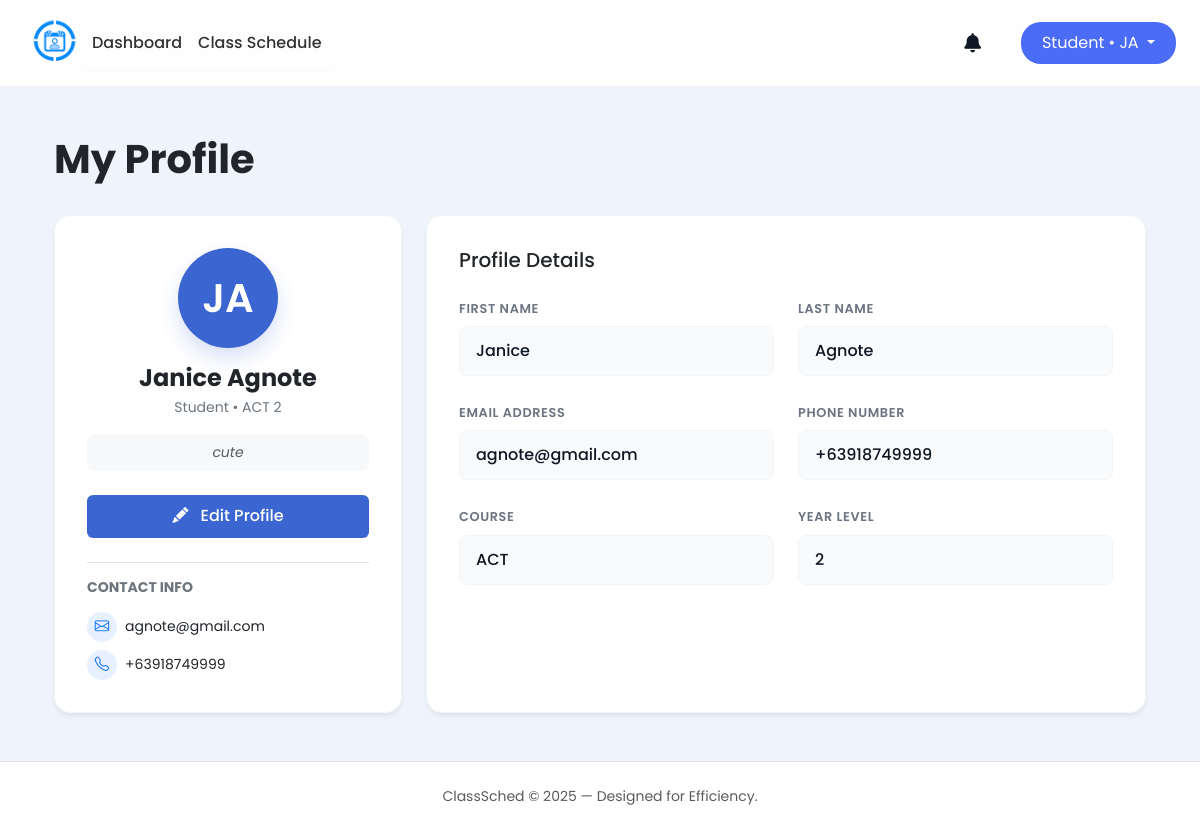
The app's page /src/student_profile.php (signed in) with its own data.
### tables this page shows
CREATE TABLE students (
        id INTEGER PRIMARY KEY AUTOINCREMENT,
        user_id INTEGER UNIQUE,
        student_number TEXT(50) NOT NULL,
        last_name TEXT(50) NOT NULL,
        first_name TEXT(50),
        middle_name TEXT(50),
        age INTEGER,
        phone_number TEXT(20),
        course_id INTEGER NOT NULL,
        year_level INTEGER,
        email TEXT(255) UNIQUE,
        last_notification_check DATETIME DEFAULT "1970-01-01 00:00:00",
        FOREIGN KEY (user_id) REFERENCES users(id),
        FOREIGN KEY (course_id) REFERENCES courses(id)
    );

CREATE TABLE courses (
        id INTEGER PRIMARY KEY AUTOINCREMENT,
        course_name TEXT NOT NULL UNIQUE
    );

CREATE TABLE profiles_students (
    id INTEGER PRIMARY KEY AUTOINCREMENT,
    student_id INTEGER NOT NULL,
    description TEXT(50),

    FOREIGN KEY (student_id) REFERENCES students(id) ON DELETE CASCADE
    );

### src/student_profile.php (the view, shortened to what this page needs)
<?php
$db = get_db();
$user = $_SESSION["user"];
$userId = $user["id"];
$sql = "SELECT s.*, c.course_name, p.description as bio
        FROM students s
        LEFT JOIN courses c ON s.course_id = c.id
        LEFT JOIN profiles_students p ON s.id = p.student_id
        WHERE s.user_id = ?";
$stmt = $db->prepare($sql);
$stmt->bindValue(1, $userId);
$result = $stmt->execute();
$student = $result->fetchArray(SQLITE3_ASSOC);
$fullName = trim(($student['first_name'] ?? '') . ' ' . ($student['last_name'] ?? ''));
$f_initial = strtoupper(substr($student['first_name'] ?: $user['name'], 0, 1));
$l_initial = !empty($student['last_name']) ? strtoupper(substr($student['last_name'], 0, 1)) : '';
if ($l_initial === '') {
    $initials = strtoupper(substr($user['name'], 0, 2));
} else {
    $initials = $f_initial . $l_initial;
}
$courseName = $student['course_name'] ?? '';
$courseAcronym = "Course";
if (stripos($courseName, 'Information System') !== false) {
    $courseAcronym = "BSIS";
} elseif (stripos($courseName, 'Computer Technology') !== false) {
    $courseAcronym = "ACT";
} elseif (!empty($courseName)) {
    $courseAcronym = substr($courseName, 0, 4);
}
$yearLevel = $student['year_level'] ?? 1;
?>
<!DOCTYPE html>
<html lang="en">
<head>
    <link href="https://cdn.jsdelivr.net/npm/bootstrap@5.3.3/dist/css/bootstrap.min.css" rel="stylesheet">
    <link href="https://cdnjs.cloudflare.com/ajax/libs/font-awesome/6.0.0/css/all.min.css" rel="stylesheet">
    <link rel="stylesheet" href="https://cdn.jsdelivr.net/npm/bootstrap-icons@1.11.1/font/bootstrap-icons.css">
    <link rel="stylesheet" href="../styles/student_profile.css">
    <link rel="stylesheet" href="../styles/student.css">
    <link rel="stylesheet" href="../styles/notification.css">
</head>
<body class="d-flex flex-column min-vh-100 position-relative">
    <nav class="navbar navbar-expand-sm sticky-top">
        <div class="container-fluid px-4">
            <div class="d-flex align-items-center">
                <a class="navbar-brand me-0" href="student_dashboard.php">
                    <img src="../img/logo.png" width="60" height="60">
                </a>
            </div>
            <div class="offcanvas offcanvas-start" tabindex="-1" id="offcanvasNavbar" aria-labelledby="offcanvasNavbarLabel">
            <div class="offcanvas-body">
                <ul class="navbar-nav justify-content-start flex-grow-1 pe-3">
                    <li class="nav-item"><a class="nav-link" href="student_dashboard.php">Dashboard</a></li>
                    <li class="nav-item"><a class="nav-link" href="student_schedule.php">Class Schedule</a></li>
                </ul>
            </div>
            </div>
            <div class="d-flex align-items-center gap-3">
                <div class="dropdown notification-container me-4 position-relative">
                    <i class="fa-solid fa-bell dropdown-toggle"
                       id="notificationDropdown"
                       data-bs-toggle="dropdown"
                       aria-expanded="false"
                       style="font-size: 1.2rem;">
                    </i>
                </div>
                <div class="dropdown">
                    <button class="btn btn-student dropdown-toggle" type="button" data-bs-toggle="dropdown">
                        <span class="student-text">Student • </span><?php echo htmlspecialchars($initials); ?>
                    </button>
                </div>
            </div>
        </div>
    </nav>
    <main class="container px-4 py-5">
        <div class="d-flex justify-content-between align-items-center mb-4">
            <h1 class="fw-bold text-dark mb-2">My Profile</h1>
        </div>
        <div class="row g-4">
            <div class="col-lg-4">
                <div class="card-custom text-center h-100">
                    <div class="profile-avatar mb-3">
                        <?= $initials ?>
                    </div>
                    <h4 class="fw-bold mb-1 text-dark">
                        <?= htmlspecialchars($fullName) ?>
                    </h4>
                    <p class="text-secondary small mb-3">
                        Student • <?= htmlspecialchars($courseAcronym . ' ' . $yearLevel) ?>
                    </p>
                    <div class="bio-section mb-4 px-3 py-2 bg-light rounded-3">
                        <p class="text-muted small mb-0 fst-italic text-break">
                            <?= !empty($student['bio']) ? nl2br(htmlspecialchars($student['bio'])) : 'No bio added yet.' ?>
                        </p>
                    </div>
                    <button type="button" class="btn btn-edit mb-4 w-100" data-bs-toggle="modal" data-bs-target="#editProfileModal">
                        <i class="bi bi-pencil-fill me-2"></i> Edit Profile
                    </button>
                    <div class="text-start mt-auto pt-3 border-top">
                        <h6 class="fw-bold mb-3 small text-uppercase text-secondary ls-1">Contact Info</h6>
                        <div class="d-flex align-items-center mb-2">
                            <div class="icon-circle bg-primary bg-opacity-10 text-primary me-2">
                                <i class="bi bi-envelope"></i>
                            </div>
                            <span class="small text-dark"><?= htmlspecialchars($student['email'] ?? '') ?></span>
                        </div>
                        <div class="d-flex align-items-center">
                            <div class="icon-circle bg-primary bg-opacity-10 text-primary me-2">
                                <i class="bi bi-telephone"></i>
                            </div>
                            <span class="small text-dark"><?= htmlspecialchars($student['phone_number'] ?? '') ?></span>
                        </div>
                    </div>
                </div>
            </div>
            <div class="col-lg-8">
                <div class="card-custom h-100">
                    <h5 class="fw-medium mb-4 text-dark">Profile Details</h5>
                    <div class="row g-4">
                        <div class="col-md-6">
                            <label class="form-label-custom">First Name</label>
                            <input type="text" class="form-control form-control-view"
                                   value="<?= htmlspecialchars($student['first_name'] ?? '') ?>" readonly>
                        </div>
                        <div class="col-md-6">
                            <label class="form-label-custom">Last Name</label>
                            <input type="text" class="form-control form-control-view"
                                   value="<?= htmlspecialchars($student['last_name'] ?? '') ?>" readonly>
                        </div>
                        <div class="col-md-6">
                            <label class="form-label-custom">Email Address</label>
                            <input type="text" class="form-control form-control-view"
                                   value="<?= htmlspecialchars($student['email'] ?? '') ?>" readonly>
                        </div>
                        <div class="col-md-6">
                            <label class="form-label-custom">Phone Number</label>
                            <input type="text" class="form-control form-control-view"
                                   value="<?= htmlspecialchars($student['phone_number'] ?? '') ?>" readonly>
                        </div>
                        <div class="col-md-6">
                            <label class="form-label-custom">Course</label>
                            <input type="text" class="form-control form-control-view"
                                   value="<?= htmlspecialchars($courseAcronym) ?>" readonly>
                        </div>
                        <div class="col-md-6">
                            <label class="form-label-custom">Year Level</label>
                            <input type="text" class="form-control form-control-view"
                                   value="<?= htmlspecialchars($yearLevel) ?>" readonly>
                        </div>
                    </div>
                </div>
            </div>
        </div>
    </main>
    <footer class="bg-white border-top py-4 text-center">
        <div class="container">
            <p class="text-muted small mb-0">ClassSched © 2025 — Designed for Efficiency.</p>
        </div>
    </footer>
</body>
</html>

### styles/student_profile.css (style rules this page uses)
:root { --brand-blue: #3b66d1; --brand-blue-hover: #2d52b0; --brand-dark: #0f1724; --brand-light: #f5f7ff; }
body { font-family: 'Poppins', sans-serif; color: var(--brand-dark); background-color: #f3f6ff; }
.card-custom { background: white; border-radius: 1rem; border: 1px solid #f3f4f6; box-shadow: 0 4px 6px -1px rgba(0, 0, 0, 0.05), 0 2px 4px -1px rgba(0, 0, 0, 0.03); padding: 2rem; }
.profile-avatar { width: 100px; height: 100px; background: var(--brand-blue); color: white; font-size: 2.5rem; font-weight: 600; display: flex; align-items: center; justify-content: center; border-radius: 50%; margin: 0 auto; box-shadow: 0 10px 20px rgba(59, 102, 209, 0.2); }
.icon-circle { width: 30px; height: 30px; display: flex; align-items: center; justify-content: center; border-radius: 50%; font-size: 0.9rem; }
.form-label-custom { color: #6b7280; font-size: 0.8rem; font-weight: 600; text-transform: uppercase; letter-spacing: 0.05em; margin-bottom: 0.5rem; }
.form-control-view { background-color: #f9fafb; border: 1px solid #f3f4f6; color: var(--brand-dark); font-weight: 500; padding: 0.75rem 1rem; border-radius: 0.5rem; }
.btn-edit { background-color: var(--brand-blue); color: white; border: none; font-weight: 500; padding: 0.6rem 1.2rem; transition: all 0.2s; }
.btn-student { background-color: #4a6cf7; color: white; border-radius: 20px; padding: 8px 20px; }

### styles/student.css (style rules this page uses)
:root { --brand-blue: #3b66d1; --brand-blue-hover: #2d52b0; --brand-dark: #0f1724; --brand-light: #f5f7ff; }
body { font-family: 'Poppins', sans-serif; color: var(--brand-dark); background-color: #eff3fc; }
.navbar { background-color: rgba(255, 255, 255, 0.95); border-bottom: 1px solid #f3f4f6; padding: 0.5rem 0; }
.offcanvas { max-width: 80%; }
.offcanvas-body { padding: 0; }
.offcanvas-body .nav-link { display: block; padding: 15px 25px; color: #444; font-weight: 500; font-size: 1rem; border-bottom: 1px solid #f9f9f9; margin: 0; }
.btn-student { background-color: #4a6cf7; color: white; border-radius: 20px; padding: 8px 20px; white-space: nowrap; }
@media (min-width: 992px) { .nav-link { color: #333 !important; font-weight: 500; margin: 0 15px; transition: color 0.2s; } }

### styles/notification.css (style rules this page uses)
.notification-container { display: flex; align-items: center; }
.notification-container .fa-bell { transition: color 0.3s ease; cursor: pointer; }
.notification-container .dropdown-toggle::after { display: none; }

### records on screen
students: initials "JA", fullName "Janice Agnote", course+year_level "ACT 2", profiles_students.description "cute", email "agnote@gmail.com", phone_number "+63918749999", first_name "Janice", last_name "Agnote", course.course_name "ACT", year_level "2"
